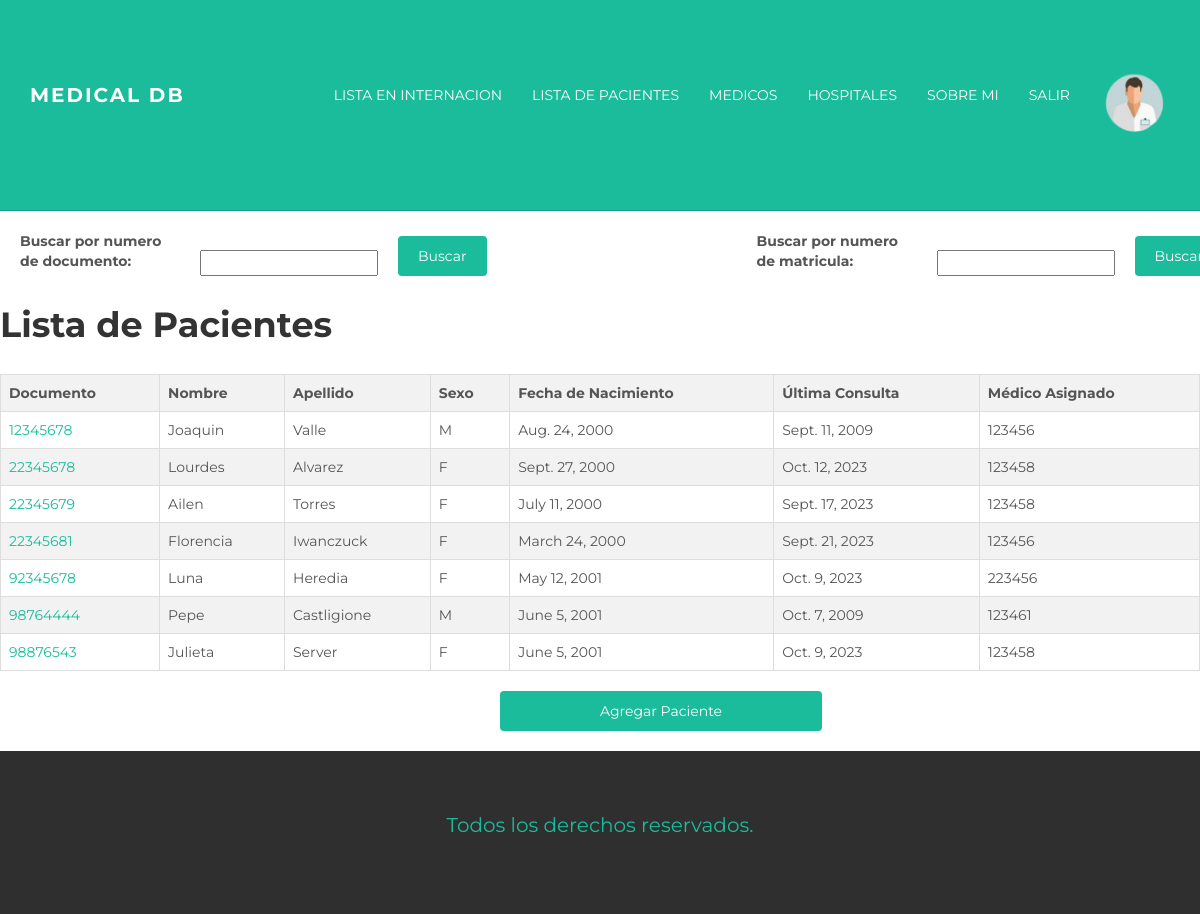
Page /MedicalDB/lista_pacientes/ (signed in) on the committed database.
### medicalapp/models.py (models this page shows, shortened)
class Avatar(models.Model):
        usuario = models.ForeignKey(User, on_delete=models.CASCADE)
        imagen = models.ImageField(upload_to= "avatares", null=True, blank=True)

class Pacientes(models.Model):
        documento = models.IntegerField(primary_key=True)
        nombre = models.CharField(max_length=60)
        apellido = models.CharField(max_length=60)
        sexo = models.CharField(max_length=60)
        nacimiento = models.DateField()
        u_consulta = models.DateField()
        medico = models.CharField(max_length=60)

### medicalapp/views.py (the view)
# urls.py: path('lista_pacientes/', lista_pacientes, name="ListaPacientes"),
@login_required
def lista_pacientes(request):
    pacientes = Pacientes.objects.all()
    if 'buscar_dni' in request.GET:
        form_dni = BusquedaDNI(request.GET)
        if form_dni.is_valid():
            dni = form_dni.cleaned_data['dni']
            pacientes = Pacientes.objects.filter(documento=dni)
    else:
        form_dni = BusquedaDNI()
    if 'buscar_medico' in request.GET:
        form_doc = BusquedaDoc(request.GET)
        if form_doc.is_valid():
            doc = form_doc.cleaned_data['doc']
            pacientes = Pacientes.objects.filter(medico=doc)
    else:
        form_doc = BusquedaDoc()
    return render(request, 'medicalapp/funciones/listaPacientes.html', {'form_dni' : form_dni , 'form_doc' : form_doc , 'pacientes': pacientes})

### medicalapp/forms.py
class BusquedaDNI(forms.Form):
    dni = forms.CharField(label= "Buscar por numero de documento: ")

class BusquedaDoc(forms.Form):
    doc = forms.CharField(label= "Buscar por numero de matricula: ")

### medicalapp/templates/medicalapp/funciones/listaPacientes.html (shortened to what this page needs)
{% extends "medicalapp/padre.html" %}
{% block top %}
<div class = "busqueda-container">
<form class="busqueda-form" method="get">
    <label class="busqueda-label" for="{{ form_dni.dni.id }}">{{ form_dni.dni.label }}</label>
    {{ form_dni.dni }}
    <button class="busqueda-button" type="submit" name="buscar_dni">Buscar</button>
</form>
<form class="busqueda-form" method="get">
    <label class="busqueda-label" for="{{ form_doc.doc.id }}">{{ form_doc.doc.label }}</label>
    {{ form_doc.doc }}
    <button class="busqueda-button" type="submit" name="buscar_medico">Buscar</button>
</form>
</div>
<head>
</head>
<body>
    <h1>Lista de Pacientes</h1>
    <table>
        <thead>
            <tr>
                <th>Documento</th>
                <th>Nombre</th>
                <th>Apellido</th>
                <th>Sexo</th>
                <th>Fecha de Nacimiento</th>
                <th>Última Consulta</th>
                <th>Médico Asignado</th>
            </tr>
        </thead>
        <tbody>
            {% for paciente in pacientes %}
                <tr>
                    <td><a href="{% url 'DetallePacientes' paciente.documento %}">{{ paciente.documento }}</a></td>
                    <td>{{ paciente.nombre }}</td>
                    <td>{{ paciente.apellido }}</td>
                    <td>{{ paciente.sexo }}</td>
                    <td>{{ paciente.nacimiento }}</td>
                    <td>{{ paciente.u_consulta }}</td>
                    <td>{{ paciente.medico }}</td>
                </tr>
            {% endfor %}
        </tbody>
    </table>
</body>
<a href="{% url 'AgregarPaciente' %}" class="boton-redireccion">
    Agregar Paciente
  </a>
{% endblock %}
{% block foot %}
<p style = "font-size: 20px;
color: #1ABC9C;
text-align: center;
margin-top: 10px;"> Todos los derechos reservados. </p>
{% endblock %}

### medicalapp/templates/medicalapp/padre.html (shortened to what this page needs)
<!DOCTYPE html>
<html lang="en">
  <head>
	{% load static %}
    <link href="{% static 'medicalapp/assets/css/bootstrap.css' %}" rel="stylesheet">
    <link href="{% static 'medicalapp/assets/css/main.css' %}" rel="stylesheet">
  </head>
  <body>
    <div class="navbar navbar-inverse navbar-static-top">
      <div class="container">
        <div class="navbar-header">
          <a class="navbar-brand" href="{% url 'Inicio' %}">Medical DB</a>
        </div>
        <div class="navbar-collapse collapse">
          <ul class="nav navbar-nav navbar-right">
			{% if request.user.is_authenticated %}
				{% with user.avatar_set.first as userAvatar %}
				{% if userAvatar %}
				<a href="{% url 'EditarUsuario' %}"><img src="{{userAvatar.imagen.url}}" alt="" style="max-width: 100px;"></a>
				{% endif %}
				{% endwith %}
				<li><a href="{% url 'ListaInternados' %}">Lista en Internacion</a></li>
				<li><a href="{% url 'ListaPacientes' %}">Lista de Pacientes</a></li>
				<li><a href="{% url 'ListaMedicos' %}">Medicos</a></li>
				<li><a href="{% url 'ListaHospitales' %}">Hospitales</a></li>
				<li><a href="{% url 'SobreMi' %}">Sobre mi</a></li>
				<li><a href="{% url 'Logout' %}">Salir</a></li>
			{% else %}
			<li><a href="{% url 'Login' %}">Ingresar</a></li>
            <li><a href="{% url 'Registrarse' %}">Registrarse</a></li>
			{% endif %}
          </ul>
        </div>
      </div>
    </div>
	{% block top %}{% endblock %}
	<div id="footer">
		{% block foot %}
		{% endblock %}
	</div>
  </body>
</html>

### medicalapp/static/medicalapp/assets/css/main.css (style rules this page uses)
body { background-color: #ffffff; font-family: 'Montserrat', sans-serif; font-weight: 400; font-size: 14px; color: #555; -webkit-font-smoothing: antialiased; -webkit-overflow-scrolling: touch; }
h1, h2, h3, h4, h5, h6 { font-family: 'Montserrat', sans-serif; font-weight: 700; color: #333; }
h1 { font-size: 35px; margin-top: 30px; margin-bottom: 30px; }
p { line-height: 28px; margin-bottom: 25px; font-size: 16px; }
a { color: #1abc9c; word-wrap: break-word; -webkit-transition: color 0.1s ease-in, background 0.1s ease-in; -moz-transition: color 0.1s ease-in, background 0.1s ease-in; -ms-transition: color 0.1s ease-in, background 0.1s ease-in; -o-transition: color 0.1s ease-in, background 0.1s ease-in; transition: color 0.1s ease-in, background 0.1s ease-in; }
a:before, a:after { -webkit-transition: color 0.1s ease-in, background 0.1s ease-in; -moz-transition: color 0.1s ease-in, background 0.1s ease-in; -ms-transition: color 0.1s ease-in, background 0.1s ease-in; -o-transition: color 0.1s ease-in, background 0.1s ease-in; transition: color 0.1s ease-in, background 0.1s ease-in; }
.navbar { text-transform: uppercase; margin-bottom: 0px; }
.navbar-inverse { padding-bottom: 70px; padding-top: 70px; }
.navbar-inverse { background-color: #1abc9c; border-color: #16a085; }
.navbar-inverse .navbar-nav > li > a { color: white; }
.navbar-brand { font-weight: 700; font-size: 20px; letter-spacing: 2px; }
.navbar-inverse .navbar-brand { color: white; }
#footer { background-color: #2f2f2f; padding-top: 50px; padding-bottom: 50px; }
#footer p { color: white; }

### medicalapp/templates/medicalapp/funciones/listaPacientes.html (style rules this page uses)
.busqueda-container { display: flex; justify-content: space-between; align-items: flex-end; margin-bottom: 20px; max-width: 600px; margin-top: 20px; }
.busqueda-form { flex: 1; display: flex; justify-content: space-between; align-items: flex-end; margin-right: 250px; }
.busqueda-label { margin-right: 20px; flex: 1; width: 160px; margin-left: 20px; }
.busqueda-button { padding: 10px 20px; background-color: #1ABC9C; color: #fff; border: none; border-radius: 4px; cursor: pointer; margin-left: 20px; }
table { border-collapse: collapse; width: 100%; margin-bottom: 20px; }
th, td { border: 1px solid #ddd; text-align: left; padding: 8px; }
th { background-color: #f2f2f2; }
tr:nth-child(even) { background-color: #f2f2f2; }
.boton-redireccion { display: inline-block; padding: 10px 100px; background-color: #1ABC9C; color: #fff; text-decoration: none; border: none; border-radius: 4px; margin-left: 500px; margin-bottom: 20px; }

### rows in the picture
Avatar: imagen (picture)
Pacientes: documento "12345678", nombre "Joaquin", apellido "Valle", sexo "M", nacimiento "Aug. 24, 2000", u_consulta "Sept. 11, 2009", medico "123456"
Pacientes: documento "22345678", nombre "Lourdes", apellido "Alvarez", sexo "F", nacimiento "Sept. 27, 2000", u_consulta "Oct. 12, 2023", medico "123458"
Pacientes: documento "22345679", nombre "Ailen", apellido "Torres", sexo "F", nacimiento "July 11, 2000", u_consulta "Sept. 17, 2023", medico "123458"
Pacientes: documento "22345681", nombre "Florencia", apellido "Iwanczuck", sexo "F", nacimiento "March 24, 2000", u_consulta "Sept. 21, 2023", medico "123456"
Pacientes: documento "92345678", nombre "Luna", apellido "Heredia", sexo "F", nacimiento "May 12, 2001", u_consulta "Oct. 9, 2023", medico "223456"
Pacientes: documento "98764444", nombre "Pepe", apellido "Castligione", sexo "M", nacimiento "June 5, 2001", u_consulta "Oct. 7, 2009", medico "123461"
Pacientes: documento "98876543", nombre "Julieta", apellido "Server", sexo "F", nacimiento "June 5, 2001", u_consulta "Oct. 9, 2023", medico "123458"
